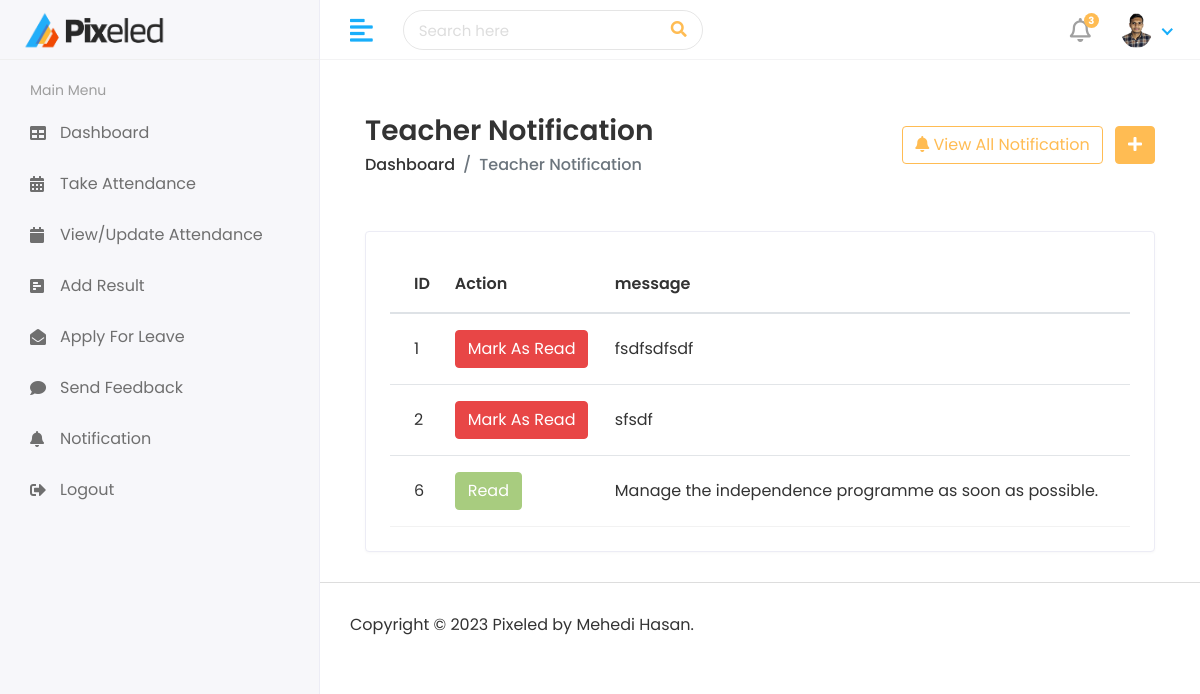
Before: /teacher/notification (signed in) with the older database file.
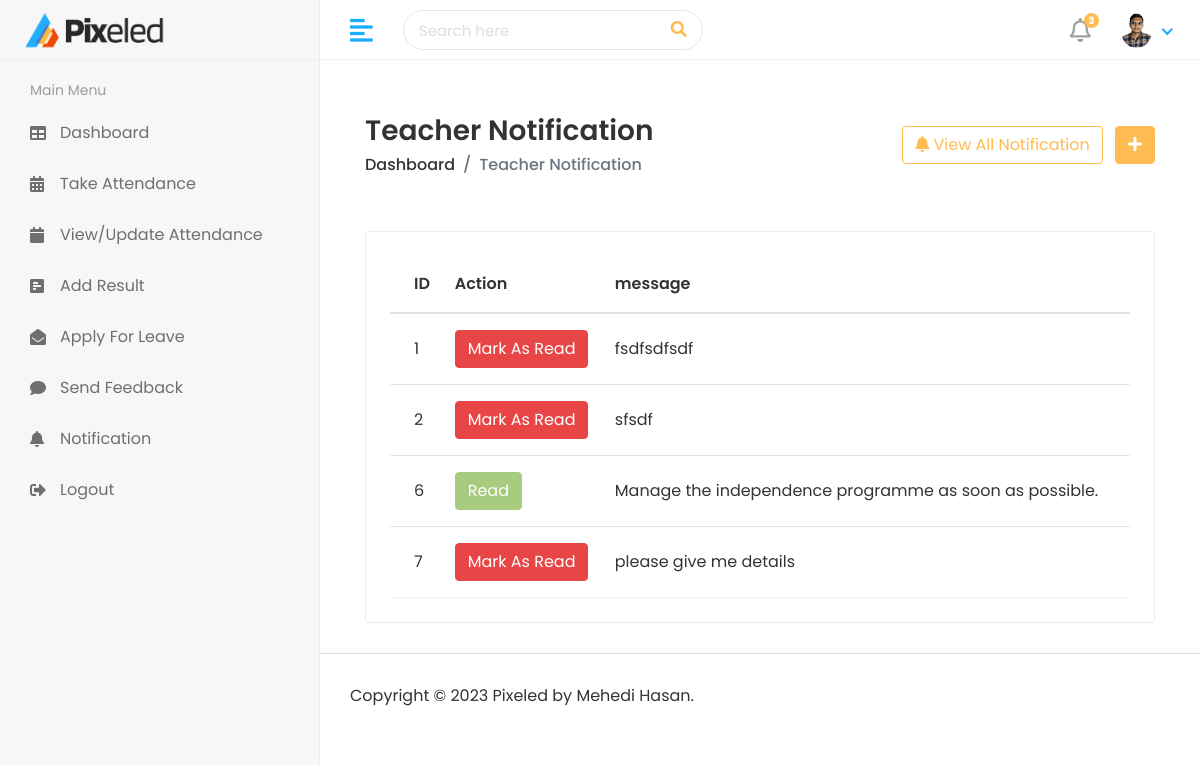
After: the same page with the newer database file.
### authentication/models.py (models this page shows, shortened)
class CustomUser(AbstractUser):
    USER = (
        (1, 'Admin'),
        (2, 'Teacher'),
        (3, 'Student'),
    )
    user_type = models.CharField(choices=USER, max_length=50, default=1)
    profile_pic = models.ImageField(upload_to='media/profile_pic')

class TeacherNotification(models.Model):
    teacher_id = models.ForeignKey(Teacher, on_delete=models.CASCADE)
    message = models.TextField()
    created_at = models.DateTimeField(auto_now_add = True)
    status = models.IntegerField(null = True, default = 0)

### authentication/teacherViews.py (the view)
# urls.py: path('teacher/notification', teacherViews.notification, name='notification'),
def notification(request):
    teacher = Teacher.objects.filter(admin = request.user.id)
    for i in teacher:
        teacherId = i.id
        notification = TeacherNotification.objects.filter(teacher_id = teacherId)
        context ={
            'notification' : notification
        }
    return render(request, 'teacher/notification.html', context)

### templates/teacher/notification.html (shortened to what this page needs)
{% extends "base.html" %}
{% block main %}
<div class="content container-fluid">
    <div class="page-header">
       <div class="row align-items-center">
          <div class="col">
             <h3 class="page-title">Teacher Notification</h3>
             <ul class="breadcrumb">
                <li class="breadcrumb-item"><a href="index.html">Dashboard</a></li>
                <li class="breadcrumb-item active">Teacher Notification</li>
             </ul>
          </div>
          <div class="col-auto text-right float-right ml-auto">
             <button type="button" class="btn btn-outline-primary mr-2" data-toggle="modal" data-target="#sendTeacherN">
                 <i class="fas fa-bell"></i> View All Notification
</button>
             <a href="add-student.html" class="btn btn-primary"><i class="fas fa-plus"></i></a>
          </div>
       </div>
    </div>
    <div class="row">
      <div class="col-12">
      </div><br>
       <div class="col-sm-12">
          <div class="card card-table">
             <div class="card-body">
                <div class="table-responsive">
                   <table class="table table-hover table-center mb-0 datatable">
                      <thead>
                         <tr>
                            <th>ID</th>
                            <th>Action</th>
                            <th>message</th>
                         </tr>
                      </thead>
                      <tbody>
                         {% for t in  notification %}
                         <tr>
                             <td>{{t.id}}</td>
                            <td>
                                <div class="actions">
                                    {% if t.status == 0 %}
                                    <a href="{% url 'teacherNoMarkAsDone' status=t.id %}" class="btn btn-danger">Mark As Read</a>
                                   {% else %}
                                    <button class="btn btn-success" disabled='disabled'>Read</button>
                                    {% endif %}
                                </div>
                            </td>
                             <td>{{t.message}}</td>
                          </tr>
                          {% endfor %}
                 </tbody>
                   </table>
                </div>
             </div>
          </div>
       </div>
    </div>
 </div>
{% endblock main %}

### templates/base.html (shortened to what this page needs)
<!DOCTYPE html>
<html lang="en">
   {% load static %}
   <head>
      <link rel="stylesheet" href="{% static 'assets/plugins/bootstrap/css/bootstrap.min.css'%}">
      <link rel="stylesheet" href="{% static 'assets/plugins/fontawesome/css/fontawesome.min.css'%}">
      <link rel="stylesheet" href="{% static 'assets/plugins/fontawesome/css/all.min.css'%}">
      <link rel="stylesheet" href="{% static 'assets/css/style.css'%}">
      <link rel="stylesheet" href="{% static 'assets/plugins/simple-calendar/simple-calendar.css'%}">
      <link rel="stylesheet" href="{% static 'assets/plugins/datatables/datatables.min.css' %}">
   </head>
   <body>
      <div class="main-wrapper">
        {% include "includes/header.html" %}
        {% include "includes/sidebar.html" %}
         <div class="page-wrapper">
            <div class="content container-fluid">
               {% block main %}
               {% endblock main %}
            </div>
            {% include "includes/footer.html" %}
         </div>
      </div>
   </body>
</html>

### templates/includes/header.html (shortened to what this page needs)
{% load static %}header-leftLogo
<div class="header">
    <div class="header-left">
       <a href="{% url "index" %}" class="logo">
       <img src="{% static 'assets/img/DEA.png' %}"  alt="Logo">
       </a>
    </div>
    <a href="javascript:void(0);" id="toggle_btn">
    <i class="fas fa-align-left"></i>
    </a>
    <div class="top-nav-search">
       <form>
          <input type="text" class="form-control" placeholder="Search here">
          <button class="btn" type="submit"><i class="fas fa-search"></i></button>
       </form>
    </div>
    <ul class="nav user-menu">
       <li class="nav-item dropdown noti-dropdown">
          <a href="#" class="dropdown-toggle nav-link" data-toggle="dropdown">
          <i class="far fa-bell"></i> <span class="badge badge-pill">3</span>
          </a>
       </li>
       <li class="nav-item dropdown has-arrow">
          <a href="#" class="dropdown-toggle nav-link" data-toggle="dropdown">
          <span class="user-img"><img class="rounded-circle" src="{% if user.profile_pic == '' %}{% static 'assets/img/profile.jpg' %}{% else %}/{{ user.profile_pic }}{% endif %}" width="31" alt="Ryan Taylor"></span>
          </a>
       </li>
    </ul>
 </div>

### templates/includes/sidebar.html (shortened to what this page needs)
{% load active_link_tags %}
<div class="sidebar" id="sidebar">
    <div class="sidebar-inner slimscroll">
       <div id="sidebar-menu" class="sidebar-menu">
         {% if user.user_type == '1' %}
          <ul>
             <li class="menu-title">
                <span>Main Menu</span>
             </li>
             <li class="{% active_link 'index' 'active' %}">
               <a href="{% url "index" %}"><i class="fas fa-table"></i> <span> Dashboard</span></a>
            </li>
             <li class="submenu {% active_link 'addStudent' 'active' %} {% active_link 'studentList' 'active' %}">
                <a href=""><i class="fas fa-user-graduate"></i> <span> Students</span> <span class="menu-arrow"></span></a>
                <ul>
                   <li><a href="{% url 'addStudent' %}">Student Add</a></li>
                   <li><a href="{% url 'studentList' %}">Student View</a></li>
                </ul>
             </li>
             <li class="submenu {% active_link 'addTeacher' 'active' %} {% active_link 'teacherList' 'active' %}">
                <a href="#"><i class="fas fa-chalkboard-teacher"></i> <span> Teachers</span> <span class="menu-arrow"></span></a>
                <ul>
                   <li><a href="{% url 'addTeacher' %}">Teacher Add</a></li>
                   <li><a href="{% url "teacherList" %}">Teacher View</a></li>
                </ul>
             </li>
             <li class="submenu {% active_link 'addDepartment' 'active' %} {% active_link 'departmentList' 'active' %}">
                <a href="#"><i class="fas fa-building"></i> <span> Departments</span> <span class="menu-arrow"></span></a>
                <ul>
                   <li><a href="{% url "addDepartment" %}">Department Add</a></li>
                   <li><a href="{% url "departmentList" %}">Department View</a></li>
                </ul>
             </li>
             <li class="submenu {% active_link 'addSubject' 'active' %} {% active_link 'subjectList' 'active' %}">
                <a href="#"><i class="fas fa-book-reader"></i> <span> Subjects</span> <span class="menu-arrow"></span></a>
                <ul>
                   <li><a href="{% url 'addSubject' %}">Subject Add</a></li>
                   <li><a href="{% url "subjectList" %}">Subject List</a></li>
                </ul>
             </li>
             <li class="submenu {% active_link 'TeacherSendNotification'  %}">
               <a href="#"><i class="fas fa-book-reader"></i> <span> Notification</span> <span class="menu-arrow"></span></a>
               <ul>
                  <li><a href="#">Send Student Notification</a></li>
                  <li><a href="{% url "TeacherSendNotification" %}">Send Teacher Notification</a></li>
               </ul>
            </li>
            <li class="">
               <a href=""><i class="fa fa-walking"></i> <span> Teacher Leave</span></a>
            </li>
             <li class="menu-title">
                <span>Management</span>
             </li>
             <li class="submenu">
                <a href="#"><i class="fas fa-file-invoice-dollar"></i> <span> Accounts</span> <span class="menu-arrow"></span></a>
                <ul>
                   <li><a href="fees-collections.html">Fees Collection</a></li>
                   <li><a href="expenses.html">Expenses</a></li>
                   <li><a href="salary.html">Salary</a></li>
                   <li><a href="add-fees-collection.html">Add Fees</a></li>
                   <li><a href="add-expenses.html">Add Expenses</a></li>
                   <li><a href="add-salary.html">Add Salary</a></li>
                </ul>
             </li>
             <li>
                <a href="holiday.html"><i class="fas fa-holly-berry"></i> <span>Holiday</span></a>
             </li>
             <li>
                <a href="fees.html"><i class="fas fa-comment-dollar"></i> <span>Fees</span></a>
             </li>
             <li>
                <a href="exam.html"><i class="fas fa-clipboard-list"></i> <span>Exam list</span></a>
             </li>
             <li>
                <a href="event.html"><i class="fas fa-calendar-day"></i> <span>Events</span></a>
             </li>
             <li>
                <a href="time-table.html"><i class="fas fa-table"></i> <span>Time Table</span></a>
             </li>
             <li>
                <a href="library.html"><i class="fas fa-book"></i> <span>Library</span></a>
             </li>
             <li class="menu-title">
                <span>Pages</span>
             </li>
             <li class="submenu">
                <a href="#"><i class="fas fa-shield-alt"></i> <span> Authentication </span> <span class="menu-arrow"></span></a>
                <ul>
                   <li><a href="{% url 'loginPage' %}">Login</a></li>
                   <li><a href="{% url 'signupPage' %}">Register</a></li>
                   <li><a href="forgot-password.html">Forgot Password</a></li>
                   <li><a href="error-404.html">Error Page</a></li>
                </ul>
             </li>
             <li class="menu-title">
                <span>Others</span>
             </li>
             <li>
                <a href="sports.html"><i class="fas fa-baseball-ball"></i> <span>Sports</span></a>
             </li>
             <li>
                <a href="hostel.html"><i class="fas fa-hotel"></i> <span>Hostel</span></a>
             </li>
             <li>
                <a href="transport.html"><i class="fas fa-bus"></i> <span>Transport</span></a>
             </li>
             <li class="menu-title">
                <span>UI Interface</span>
             </li>
             <li>
                <a href="components.html"><i class="fas fa-vector-square"></i> <span>Components</span></a>
             </li>
             <li class="submenu">
                <a href="#"><i class="fas fa-columns"></i> <span> Forms </span> <span class="menu-arrow"></span></a>
                <ul>
                   <li><a href="form-basic-inputs.html">Basic Inputs </a></li>
                   <li><a href="form-input-groups.html">Input Groups </a></li>
                   <li><a href="form-horizontal.html">Horizontal Form </a></li>
                   <li><a href="form-vertical.html"> Vertical Form </a></li>
                   <li><a href="form-mask.html"> Form Mask </a></li>
                   <li><a href="form-validation.html"> Form Validation </a></li>
                </ul>
             </li>
             <li class="submenu">
                <a href="#"><i class="fas fa-table"></i> <span> Tables </span> <span class="menu-arrow"></span></a>
                <ul>
                   <li><a href="tables-basic.html">Basic Tables </a></li>
                   <li><a href="data-tables.html">Data Table </a></li>
                </ul>
             </li>
             <li class="submenu">
                <a href="javascript:void(0);"><i class="fas fa-code"></i> <span>Multi Level</span> <span class="menu-arrow"></span></a>
                <ul>
                   <li class="submenu">
                      <a href="javascript:void(0);"> <span>Level 1</span> <span class="menu-arrow"></span></a>
                      <ul>
                         <li><a href="javascript:void(0);"><span>Level 2</span></a></li>
                         <li class="submenu">
                            <a href="javascript:void(0);"> <span> Level 2</span> <span class="menu-arrow"></span></a>
                            <ul>
                               <li><a href="javascript:void(0);">Level 3</a></li>
                               <li><a href="javascript:void(0);">Level 3</a></li>
                            </ul>
                         </li>
                         <li><a href="javascript:void(0);"> <span>Level 2</span></a></li>
                      </ul>
                   </li>
                   <li>
                      <a href="javascript:void(0);"> <span>Level 1</span></a>
                   </li>
                </ul>
             </li>
             <li>
               <a href="{% url 'logOut'%}"><i class="fas fa-sign-out-alt"></i><span>Logout</span></a>
            </li>
          </ul>
         {% elif user.user_type == '2' %}
         <ul>
            <li class="menu-title">
               <span>Main Menu</span>
            </li>
            <li class="{% active_link 'index' 'active' %}">
              <a href="{% url "index" %}"><i class="fas fa-table"></i> <span> Dashboard</span></a>
           </li>
            <li class="">
              <a href="{% url "index" %}"><i class="fas fa-calendar-alt"></i> <span> Take Attendance</span></a>
           </li>
            <li class="">
              <a href="{% url "index" %}"><i class="fas fa-calendar"></i> <span> View/Update Attendance</span></a>
           </li>
            <li class="{% active_link 'teacherAddResult' %}">
              <a href="{% url "teacherAddResult" %}"><i class="fas fa-poll-h"></i> <span> Add Result</span></a>
           </li>
            <li class="">
              <a href="{% url "index" %}"><i class="fas fa-envelope-open"></i> <span> Apply For Leave</span></a>
           </li>
            <li class="">
              <a href="{% url "index" %}"><i class="fas fa-comment"></i> <span> Send Feedback</span></a>
           </li>
            <li class="{% active_link 'notification' 'active' %}">
              <a href="{% url "notification" %}"><i class="fas fa-bell"></i> <span> Notification</span></a>
           </li>
           <li>
            <a href="{% url 'logOut'%}"><i class="fas fa-sign-out-alt"></i><span>Logout</span></a>
         </li>
         </ul>
          {% endif %}
       </div>
    </div>
 </div>

### templates/includes/footer.html
<footer>
    <p>Copyright © 2023 Pixeled by Mehedi Hasan.</p>
 </footer>

Changed rows visible on the page:
added TeacherNotification: id "7", status "Mark As Read", message "please give me details"
